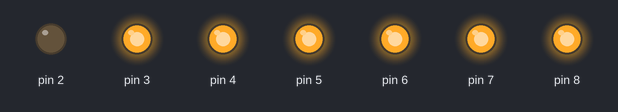
This sketch was run on a simulated Arduino Uno, built with avr-gcc and run on an emulated ATmega328P. Parts: output pins drawn as LEDs (lit = HIGH).

Above: at 0.15 s.
At 0.75 s:
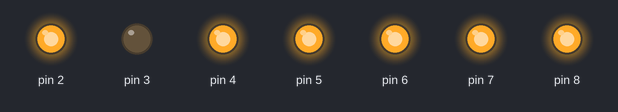
At 1.35 s:
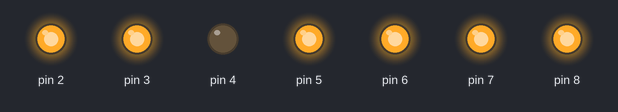
At 2.55 s:
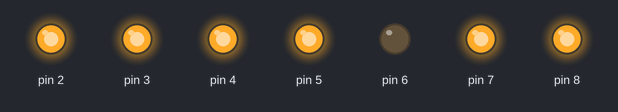
At 5.3 s:
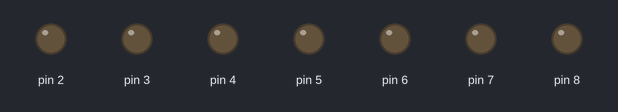
At 6.4 s:
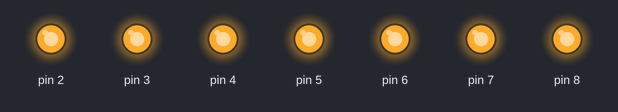
Timing chart, 0 to 9.0 s (numbered marks = the images above):
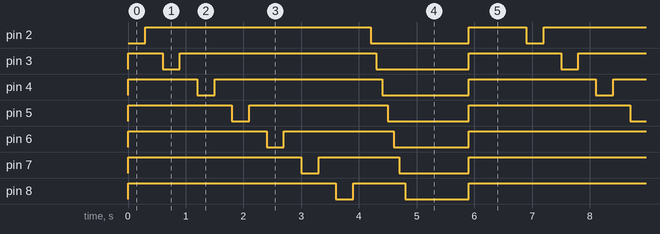

The sketch:

house_1_2.ino
```cpp
void setup() {
  for (int i=2; i<9; i++){
    pinMode(i, OUTPUT);
  }
  for (int i=2; i<9; i++){
    digitalWrite(i, HIGH);
  }
}

void loop() {
 for (int i=2; i<9; i++){
    digitalWrite(i, LOW);
    delay(300);
    digitalWrite(i, HIGH);
    delay(300);
  }
  for (int i=2; i<9; i++){
    digitalWrite(i, LOW);
    delay(100);
  }
    delay(1000);
  for (int i=2; i<9; i++){
    digitalWrite(i, HIGH);
  }
    delay(1000);
}
```

Measured:
- by itself, pin 2: repeats every 6.9 s: LOW 1.7 s, HIGH 1.0 s, LOW 0.30 s, HIGH 3.9 s
- by itself, pin 3: repeats every 6.9 s: HIGH 3.4 s, LOW 1.6 s, HIGH 1.6 s, LOW 0.30 s
- by itself, pin 4: repeats every 6.9 s: HIGH 2.9 s, LOW 1.5 s, HIGH 2.2 s, LOW 0.30 s
- by itself, pin 5: repeats every 6.9 s: HIGH 2.4 s, LOW 1.4 s, HIGH 2.8 s, LOW 0.30 s
- by itself, pin 6: repeats every 6.9 s: HIGH 1.9 s, LOW 1.3 s, HIGH 3.4 s, LOW 0.30 s
- by itself, pin 7: repeats every 6.9 s: HIGH 1.4 s, LOW 1.2 s, HIGH 4.0 s, LOW 0.30 s
- by itself, pin 8: repeats every 6.9 s: HIGH 0.90 s, LOW 1.1 s, HIGH 4.6 s, LOW 0.30 s
